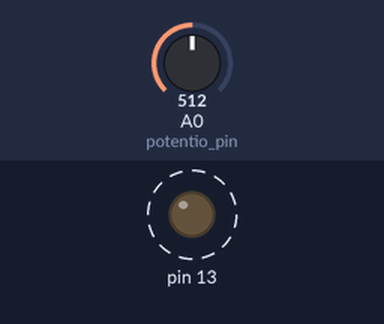
A sketch run on a simulated Arduino Uno, built with avr-gcc and run on an emulated ATmega328P. Shown: output pins drawn as LEDs (lit = HIGH). Dashed ring = blinking. The test bench sets the inputs (shaded band); at power-on: A0 (potentio_pin) = 512.

Above: at 1.8 s.
1.9 s: A0 (potentio_pin) set to 0
At 2.5 s:
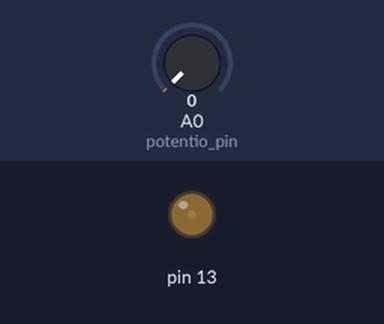
3.6 s: A0 (potentio_pin) set to 122
At 3.9 s:
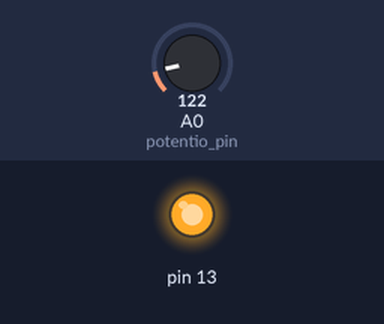
Timing chart, 0 to 13.1 s (numbered marks = the images above; inputs shaded):
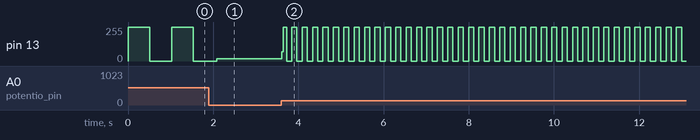

The sketch:

led_and_potentiometer_using_arduino.ino
```cpp
// C++ code
//
int potentio_pin = A0;
int red_led = 13;
int sensor_value = 0;
void setup()
{
  Serial.begin(9600);
  pinMode (A0 , INPUT);
  pinMode(13, OUTPUT);
}

void loop()
{
  sensor_value = analogRead (potentio_pin);
  digitalWrite (13 , HIGH);
  delay (sensor_value);
  digitalWrite(13 , LOW);
  delay (sensor_value);
}
```

Measured:
- after the input at 3.6 s, pin 13: 16/255 → 68/255 at once, then moves between 0/255 and 255/255, repeating every 0.24 s
- by itself, pin 13: alternates 255/255 for 0.51 s and 0/255 for 0.51 s
